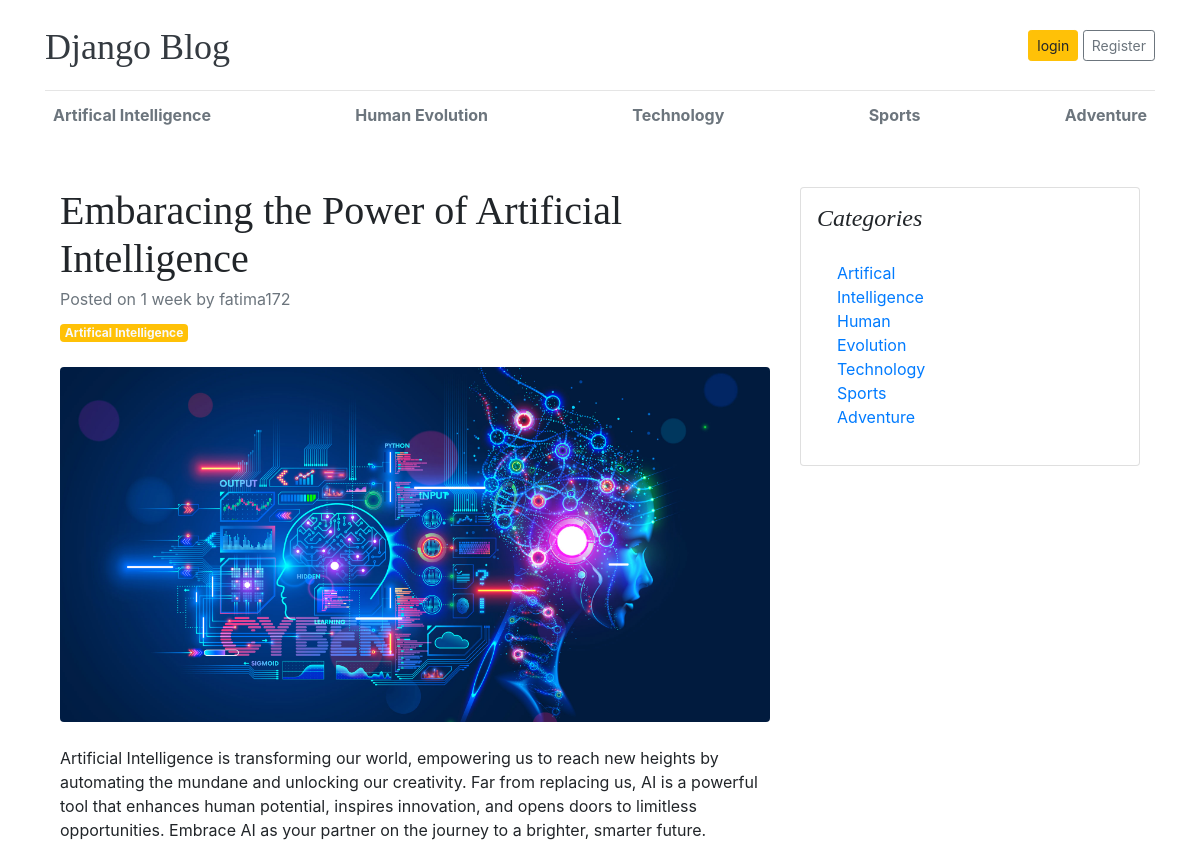
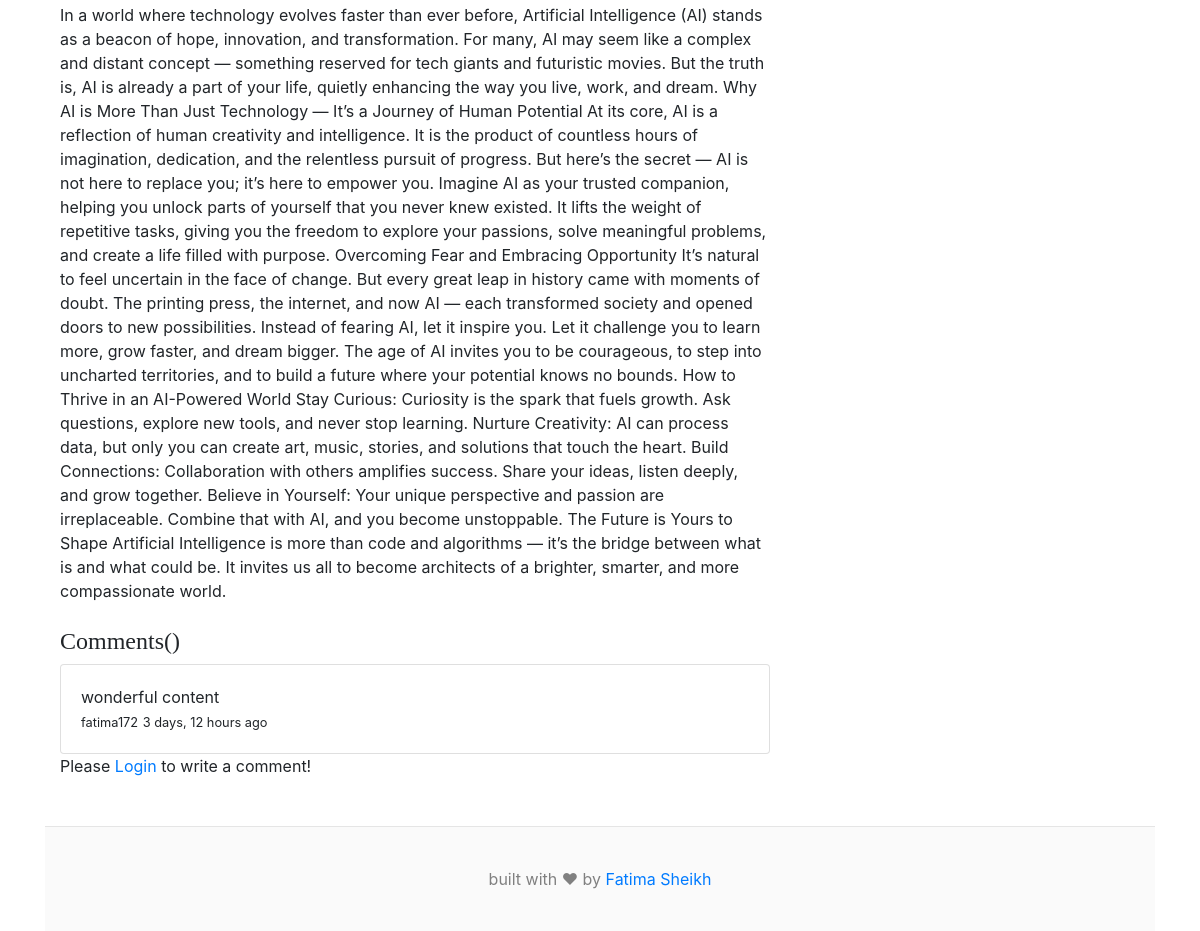
Screenshot of /blogs/embaracing-the-power-of-artificial-intelligence/ with the database file from the repository (2 pictures, top to bottom).
### blogs/models.py (models this page shows, shortened)
class Category(models.Model):
    category_name = models.CharField(max_length=50 , unique=True)
    created_at = models.DateTimeField(auto_now_add=True)
    updated_at = models.DateTimeField(auto_now=True)
    class Meta:
        verbose_name_plural = 'Categories'
    def __str__(self):
        return self.category_name

class Blogs(models.Model):
    title = models.CharField(max_length=100 , unique=True)
    slug = models.SlugField(unique=True , blank=True)
    category = models.ForeignKey(Category, on_delete=models.CASCADE )
    author = models.ForeignKey(User , on_delete=models.CASCADE)
    blog_image = models.ImageField(upload_to = 'uploads/%y/%m/%d/')
    short_description =  models.TextField(max_length=500)
    blog_body = models.TextField(max_length= 6000)
    status = models.CharField(max_length=100 , choices= STATUS_CHOICE, default='draft')
    is_featured = models.BooleanField(default=False)
    created_at = models.DateTimeField(auto_now_add=True)
    updated_at = models.DateTimeField(auto_now=True)
    class Meta:
        verbose_name_plural = 'blogs'

class Comment(models.Model):
    user = models.ForeignKey(User, on_delete=models.CASCADE)
    blog = models.ForeignKey(Blogs, on_delete=models.CASCADE)
    comment = models.TextField(max_length=500)
    created_at = models.DateTimeField(auto_now_add=True)
    updated_at = models.DateTimeField(auto_now=True)
    def __str__(self):
        return self.comment

### blogs/views.py (the view, shortened to what this page needs)
# urls.py: path('blogs/<slug:slug>/',BlogsView.blogs, name='blogs'),
def blogs(request , slug):
    single_post = get_object_or_404(Blogs, slug=slug , status='published')
    comments = Comment.objects.filter(blog=single_post)
    context = {
        'single_post': single_post,
        'comments': comments,
    }
    return render(request, 'blogs.html' , context)

### blogs/context_processors.py (called while the page is built)
def get_categories(request):
    categories = Category.objects.all()
    return dict(categories=categories)

### templates/blogs.html
{% extends './base/base.html' %}
{% block contnt %}
<div class="container mt-5">
    <div class="row">
        <div class="col-lg-8">
            <article>
                <header class="mb-4">
                    <h1 class="fw-bolder mb-1">{{ single_post.title }}</h1>
                    <div class="text-muted fst-italic mb-2">Posted on {{ single_post.created_at | timesince }} by {{ single_post.author }}</div>
                    <a class="badge bg-warning text-decoration-none text-light" href="#!">{{ single_post.category }}</a>
                </header>
                <figure class="mb-4"><img class="img-fluid rounded" src="{{ single_post.blog_image.url }}" alt="..." /></figure>
                <section class="mb-5">
                    <p class="fs-5 mb-4">{{ single_post.short_description }}</p>
                    <p class="fs-5 mb-4">{{ single_post.blog_body }}</p>
                    <h4>Comments({{ comment_count }})</h4>
                    {% if comments %}
                     {% for comment in comments %}
                        <div class="card">
                            <div class="card-body">
                                <p class="card-text mb-0">{{ comment }}</p>
                                <span>
                                    <small>{{ comment.user }}</small>
                                    <small>{{ comment.created_at | timesince }} ago</small>
                                </span>
                            </div>
                        </div>
                     {% endfor %}
                    {% else %}
                    No Comments Yet
                    {% endif %}
                    <div class="form-group">
                        {% if user.is_authenticated %}
                        <form action="" method="POST">
                            {% csrf_token %}
                            <div class="form-group">
                                <textarea name="comment" class="form-control" placeholder="Write your Comment"></textarea>
                                <input type="submit" class="btn btn-primary mt-2">
                            </div>
                        </form>
                        {% else %}
                         <p>Please <span><a href="{% url 'login' %}">Login</a></span> to write a comment!</p>
                         {% endif %}
                    </div>
                </section>
            </article>
        </div>
        <div class="col-lg-4">
            <div class="card mb-4 p-3">
                <h4 class="font-italic">Categories</h4>
                <div class="card-body">
                    <div class="row">
                        <div class="col-sm-6">
                            <ul class="list-unstyled mb-0">
                                {% for cat in categories %}
                                <li><a href="{% url 'post_by_category' cat.id %}">{{ cat.category_name }}</a></li>
                                {% endfor %}
                            </ul>
                        </div>
                    </div>
                </div>
            </div>
        </div>
    </div>
</div>
{% endblock%}

### templates/base/base.html (shortened to what this page needs)
{% include './header.html' %}
{% block contnt %}{% endblock %}
{% include './footer.html' %}

### templates/base/header.html (shortened to what this page needs)
{% load static %}
<!DOCTYPE html>
<html lang="en">
<head>
    <link href="https://getbootstrap.com/docs/4.0/dist/css/bootstrap.min.css" rel="stylesheet">
    <link href={% static 'css/blog.css'%} rel="stylesheet">
  </head>
<body>
    <div class="container">
      <header class="blog-header py-3">
        <div class="row flex-nowrap justify-content-between align-items-center">
          <div class="col-8 pt-1">
            <a class="blog-header-logo text-dark" href="/">Django Blog</a>
          </div>
          <div class="col-4 d-flex justify-content-end align-items-center">
            {% if not user.is_authenticated %}
            <a class="btn btn-sm btn-warning" href="{% url 'login' %}">login</a> &nbsp;
            <a class="btn btn-sm btn-outline-secondary" href="{% url 'register' %}">Register</a>
            {% else %}
            <span>You are logged in as {{ user }}</span>
            <span><a href="{% url 'logout' %}">logout</a></span>
            {% endif %}
          </div>
        </div>
      </header>
      <div class="nav-scroller py-1 mb-2 font-weight-bold" style="color: black;">
        <nav class="nav d-flex justify-content-between">
          {% for cat in categories %}
           <a class="p-2 text-muted" href="{% url 'post_by_category' cat.id %}">{{cat.category_name}}</a>
          {% endfor %}
        </nav>
      </div>

### templates/base/footer.html
<footer class="blog-footer">
  <p>built with ❤ by <a href="#">Fatima Sheikh</a></p>
</footer>
</body>
</html>

### static/css/blog.css (style rules this page uses)
.blog-header { border-bottom: 1px solid #e5e5e5; }
.blog-header-logo { font-family: "Playfair Display", Georgia, "Times New Roman", serif; font-size: 2.25rem; }
h1, h2, h3, h4, h5, h6 { font-family: "Playfair Display", Georgia, "Times New Roman", serif; }
.blog-footer { padding: 2.5rem 0; color: #808080; text-align: center; background-color: #f9f9f9cc; border-top: .05rem solid #e5e5e5; }
.blog-footer p:last-child { margin-bottom: 0; }

### rows the page displays
Category: category_name "Artifical Intelligence"
Category: category_name "Human Evolution"
Category: category_name "Technology"
Category: category_name "Sports"
Category: category_name "Adventure"
Blogs: title "Embaracing the Power of Artificial Intelligence", created_at "1 week", author "fatima172", category "Artifical Intelligence", blog_image (picture), short_description "Artificial Intelligence is transforming our world, empowering us to reach new heights by automating the mundane and unlocking our creativity. Far from replacing us, AI is a powerful tool that enhances human potential, inspires innovation, and opens doors to limitless opportunities. Embrace AI as your partner on the journey to a brighter, smarter future.", blog_body "In a world where technology evolves faster than ever before, Artificial Intelligence (AI) stands as a beacon of hope, innovation, and transformation. For many, AI may seem like a complex and distant concept — something reserved for tech giants and futuristic movies. But the truth is, AI is already a part of your life, quietly enhancing the way you live, work, and dream. Why AI is More Than Just Technology — It’s a Journey of Human Potential At its core, AI is a reflection of human creativity and intelligence. It is the product of countless hours of imagination, dedication, and the relentless pursuit of progress. But here’s the secret — AI is not here to replace you; it’s here to empower…"
Comment: comment "wonderful content", user "fatima172", created_at "3 days, 12 hours"
